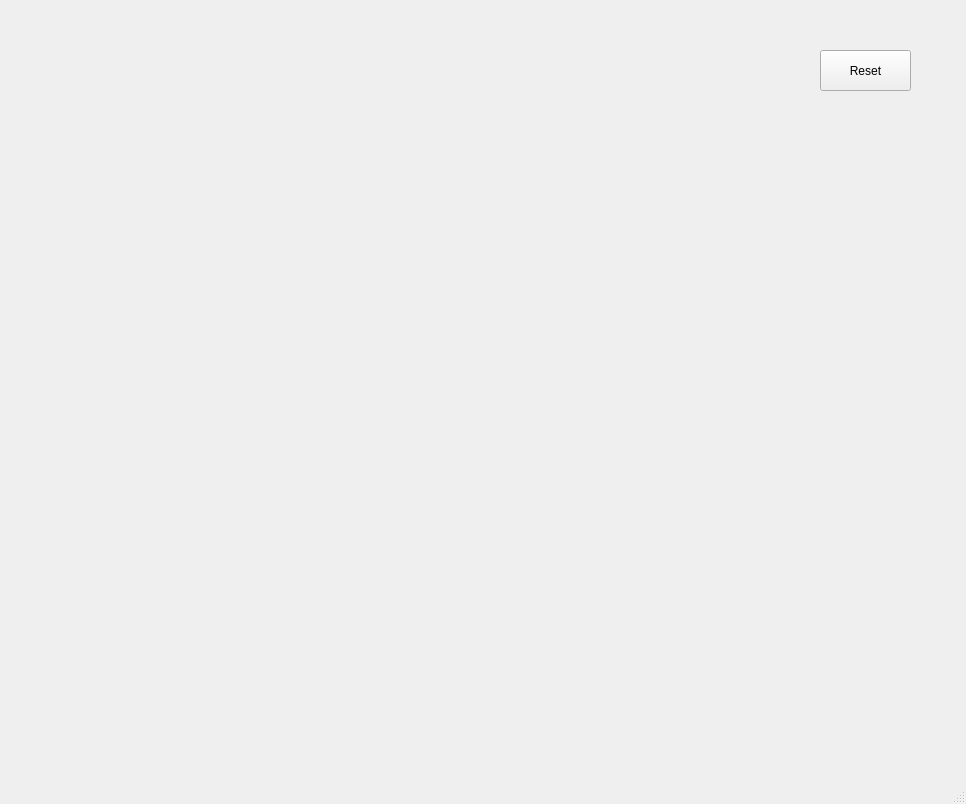
<?xml version="1.0" encoding="UTF-8"?>
<ui version="4.0">
 <class>MainWindow</class>
 <widget class="QMainWindow" name="MainWindow">
  <property name="geometry">
   <rect>
    <x>0</x>
    <y>0</y>
    <width>966</width>
    <height>804</height>
   </rect>
  </property>
  <property name="windowTitle">
   <string>MainWindow</string>
  </property>
  <widget class="QWidget" name="centralwidget">
   <widget class="QPushButton" name="pb">
    <property name="geometry">
     <rect>
      <x>820</x>
      <y>50</y>
      <width>91</width>
      <height>41</height>
     </rect>
    </property>
    <property name="text">
     <string>Reset</string>
    </property>
    <property name="iconSize">
     <size>
      <width>40</width>
      <height>40</height>
     </size>
    </property>
   </widget>
  </widget>
  <widget class="QMenuBar" name="menubar">
   <property name="geometry">
    <rect>
     <x>0</x>
     <y>0</y>
     <width>966</width>
     <height>21</height>
    </rect>
   </property>
  </widget>
  <widget class="QStatusBar" name="statusbar"/>
 </widget>
 <resources/>
 <connections/>
</ui>
